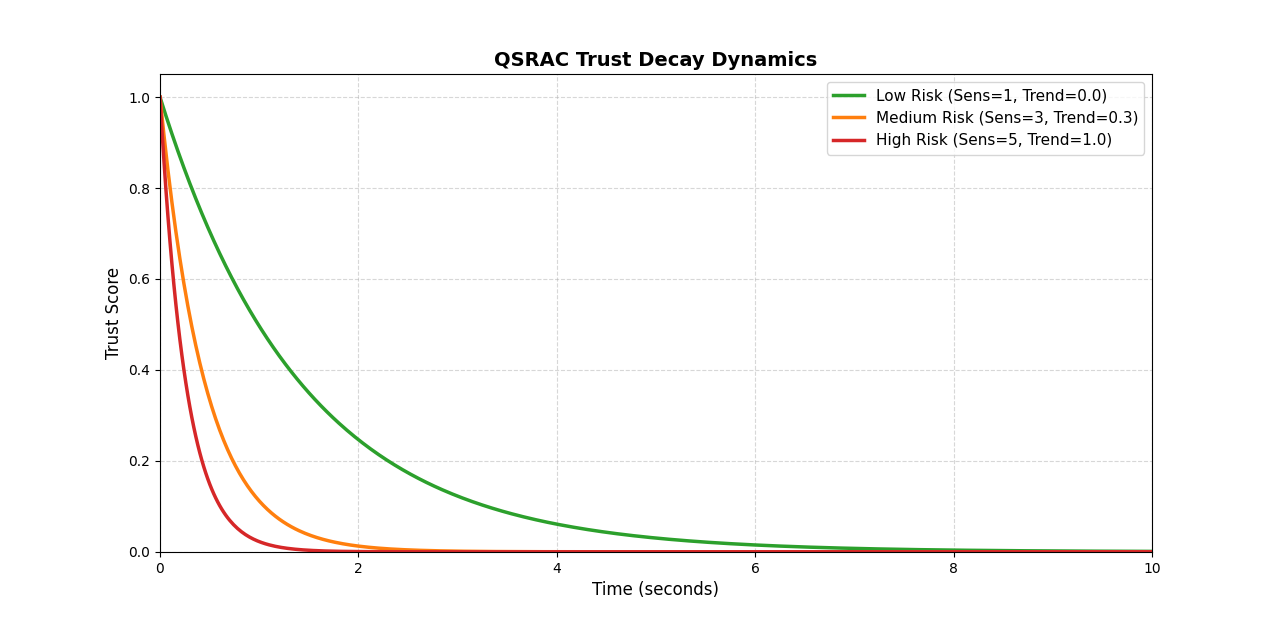

Write the Python code that produced this figure.
"""
plot_trust_decay.py — Visualizes the Trust Decay Dynamics for QSRAC.
"""

import numpy as np
import matplotlib.pyplot as plt

def compute_trust(t, sensitivity, risk_trend, alpha=0.7, beta=0.3, trust0=1.0):
    """
    Computes trust based on the formula:
    trust = trust0 * exp(-(alpha * sensitivity + beta * risk_trend) * time)
    """
    decay_rate = (alpha * sensitivity) + (beta * risk_trend)
    return trust0 * np.exp(-decay_rate * t)

def main():
    # 1. Simulate time from 0 to 10 seconds
    t = np.linspace(0, 10, 500)

    # 2. Compute curves based on defined scenarios
    # Low risk: sensitivity=1, risk_trend=0.0
    trust_low = compute_trust(t, sensitivity=1, risk_trend=0.0)
    
    # Medium risk: sensitivity=3, risk_trend=0.3
    trust_medium = compute_trust(t, sensitivity=3, risk_trend=0.3)
    
    # High risk: sensitivity=5, risk_trend=1.0
    trust_high = compute_trust(t, sensitivity=5, risk_trend=1.0)

    # 3. Plotting
    plt.figure(figsize=(10, 6))

    plt.plot(t, trust_low, label='Low Risk (Sens=1, Trend=0.0)', color='#2ca02c', linewidth=2.5)
    plt.plot(t, trust_medium, label='Medium Risk (Sens=3, Trend=0.3)', color='#ff7f0e', linewidth=2.5)
    plt.plot(t, trust_high, label='High Risk (Sens=5, Trend=1.0)', color='#d62728', linewidth=2.5)

    # 4. Formatting and Labels
    plt.title('QSRAC Trust Decay Dynamics', fontsize=14, fontweight='bold')
    plt.xlabel('Time (seconds)', fontsize=12)
    plt.ylabel('Trust Score', fontsize=12)
    
    # Lock axes for better readability
    plt.xlim(0, 10)
    plt.ylim(0, 1.05)
    
    # Grid and Legend
    plt.grid(True, linestyle='--', alpha=0.5)
    plt.legend(loc='upper right', fontsize=11)

    # 5. Save and Show
    output_plot = "trust_decay.png"
    plt.savefig(output_plot, dpi=300, bbox_inches='tight')
    print(f"Plot saved to {output_plot}")
    
    plt.show()

if __name__ == "__main__":
    main()
